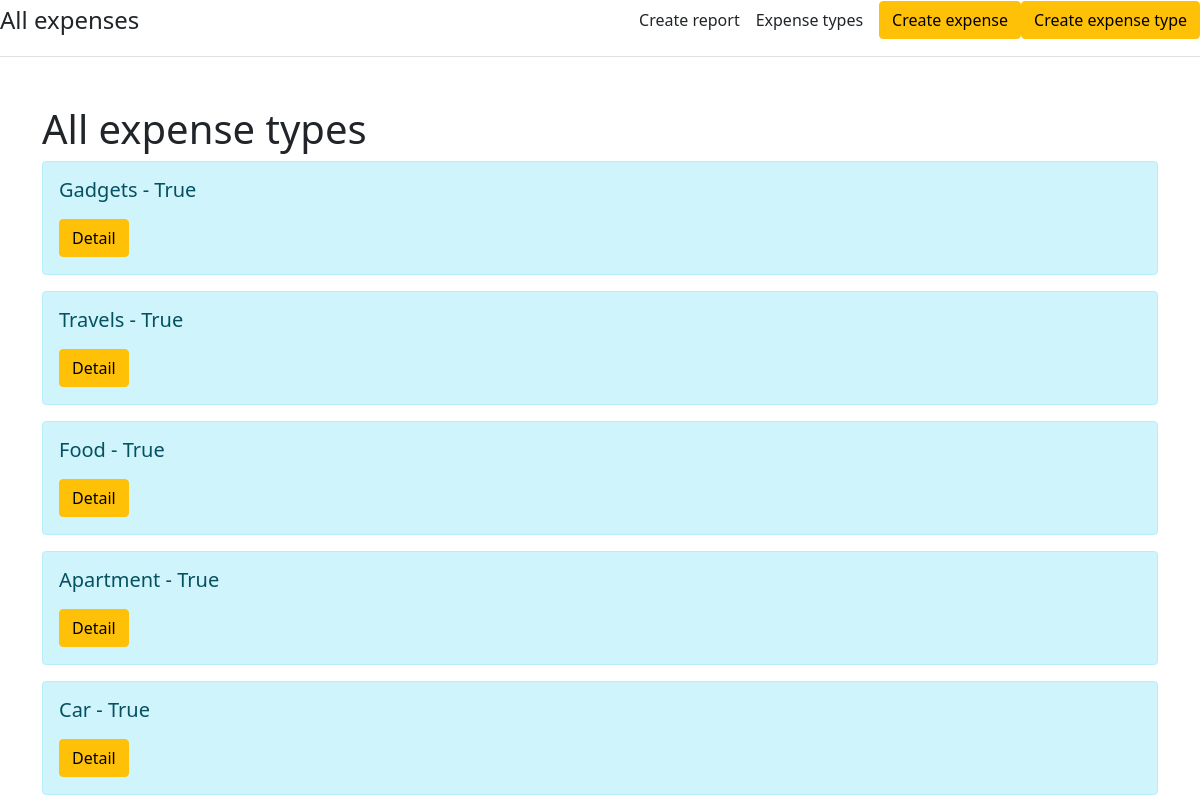
/expense-types, run on the app's committed database.
### database.py (models this page shows, shortened)
class ExpenseType(db.Model):
    __tablename__ = 'expense_type'
    id = db.Column(db.Integer, primary_key=True)
    name = db.Column(db.String(32), nullable=False)
    is_active = db.Column(db.Boolean, default=True)

### expenses.py (the view)
@app.route('/expense-types')
def expense_type():
    expense_types = ExpenseType.query.all()
    return render_template('app/expense-types.html', expense_type=expense_types)

### templates/app/expense-types.html (shortened to what this page needs)
{% extends 'base.html' %}
{% block body %}
<div class="container mt-5">
    <h1> All expense types </h1>
    {% for el in expense_type %}
    <div class="alert alert-info">
        <h5>{{ el.name }}  -   {{ el.is_active }} </h5>
    <a href="/expense-type/{{ el.id }}" class="btn btn-warning">Detail</a>
    </div>
    {% endfor %}
</div>
{% endblock %}

### data on the page
ExpenseType: name "Gadgets", is_active "True"
ExpenseType: name "Travels", is_active "True"
ExpenseType: name "Food", is_active "True"
ExpenseType: name "Apartment", is_active "True"
ExpenseType: name "Car", is_active "True"
